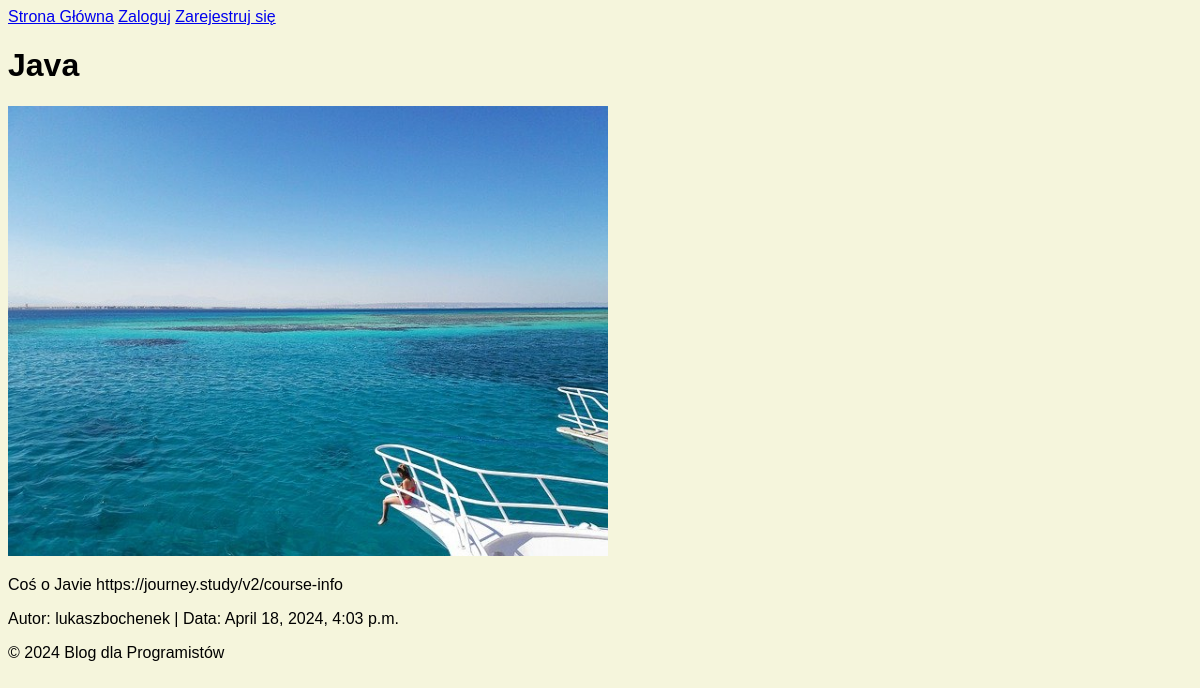
The app's page /post/17/ with its own data.
### posts/models.py (models this page shows)
class Post(models.Model):
    CATEGORY_CHOICES = [
        ('Python', 'Python'),
        ('Java', 'Java'),
        ('C++', 'C++'),
        ('JavaScript', 'JavaScript'),
        ('Ruby', 'Ruby'),
    ]
    title = models.CharField(max_length=255)
    image = models.ImageField(upload_to='post_images/', null=True, blank=True)
    content = models.TextField()
    date_posted = models.DateTimeField(auto_now_add=True)
    author = models.ForeignKey(User, on_delete=models.CASCADE)
    category = models.CharField(max_length=10, choices=CATEGORY_CHOICES, default='Python')

### posts/views.py (the view)
# urls.py: path('post/<int:post_id>/', post_detail, name='post_detail'),
def post_detail(request, post_id):
    post = get_object_or_404(Post, id=post_id)
    image_url = post.image.url if post.image and hasattr(post.image, 'file') else None
    return render(request, 'posts/post_detail.html', {'post': post, 'image_url': image_url})

### posts/templates/posts/post_detail.html
{% extends "base.html" %}
{% block content %}
    <h1>{{ post.title }}</h1>
    {% if image_url %}
        <img src="{{ image_url }}" alt="{{ post.title }}" style="max-width: 600px;">
    {% else %}
        <p>Brak obrazu.</p>
    {% endif %}
    <p>{{ post.content }}</p>
    <p>Autor: {{ post.author.username }} | Data: {{ post.date_posted }}</p>
{% endblock %}

### posts/static/css/styles.css (style rules this page uses)
body { background-color: #f5f5dc; font-family: Arial, sans-serif; }
.text-content, .post-content, p { word-wrap: break-word; overflow-wrap: break-word; width: 100%; }

### records on screen
Post: title "Java", content "Coś o Javie https://journey.study/v2/course-info", author.username "lukaszbochenek", date_posted "April 18, 2024, 4:03 p.m."
